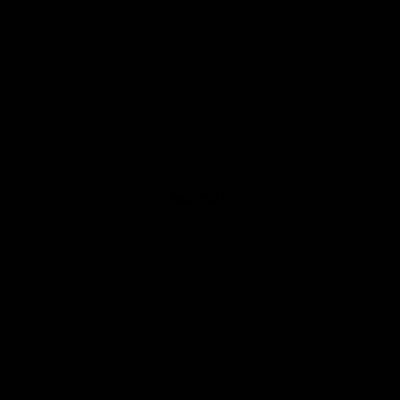
Frame 1 (no input)
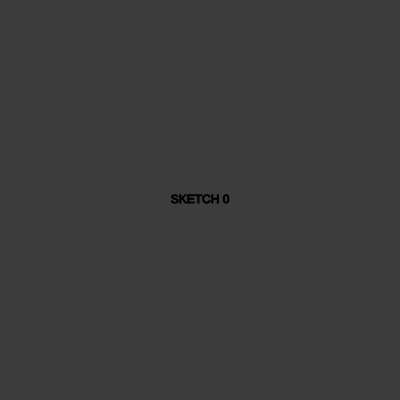
Frame 60 (no input)
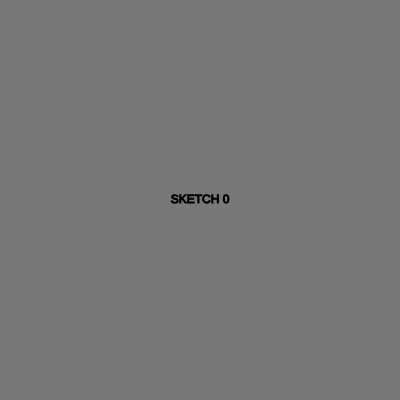
Frame 120 (the mouse pressed at the canvas centre since frame 60)

The p5.js sketch that drew these frames (run headless with seeded random() and noise() and a simulated clock; from frame 60 on, the mouse is pressed at the canvas centre):

// p5.js sketch
// ── sketch.js
let nr = 0;
let myCanvas;
let containerlist;

function setup()
{
    myCanvas = createCanvas(400, 400);
    loadSketch(nr);
    frameRate(60);
    textAlign(CENTER,CENTER);
}

function draw()
{
    switch (nr)
    {
        case 0: draw_0();break;
        case 1: draw_1();break;
        case 2: draw_2();break;
        default: draw_0();break;
    }

}

function draw_0()
{
    let col = frameCount%255;
    let col2 = (col-127)%255;
    background(col);
    stroke(col2);
    text("SKETCH " + nr , width/2,height/2);
}

function draw_1()
{
    colorMode(HSB,255);
    background(frameCount%255,255,255);
    text("SKETCH " + nr , width/2,height/2);
}

function draw_2()
{
    background(255);
    fill(0);
    ellipse(mouseX,mouseY,100,100);
    text("SKETCH " + nr , width/2,height/2);
}



function loadSketch(index)
{
    nr = index;
    containerlist = document.getElementsByClassName("sketch");
    let container = containerlist[index];
    myCanvas.parent(container);
}
// ── article.html
<!DOCTYPE html>
<head>
    <!-- Fonts -->
    <link href="https://fonts.googleapis.com/css?family=Roboto" rel="stylesheet">
    <link href="https://fonts.googleapis.com/icon?family=Material+Icons" rel="stylesheet">
    <!-- Stylesheets -->
    <link rel="stylesheet" href="../../style/styleBody.css">
    <link rel="stylesheet" href="../../style/styleNavigation.css">
    <link rel="stylesheet" href="../../style/styleFooter.css">
    <!-- Title -->
    <title>Projects</title>
    <link rel="stylesheet" href="../../style/article_content.css">
    <script src="../../library/p5.min.js"></script>
    <script src="sketch.js"></script>


</head>

<!--/////////////////////////////////////////////////////////////////////////////////////////////
/////////////////////////////// N A V I G A T I O N    /////////////////////////////////////////
/////////////////////////////////////////////////////////////////////////////////////////////-->
  <div class = navigation>
      <script src="../../scripts/header.js"></script>
  </div>


<!--/////////////////////////////////////////////////////////////////////////////////////////////
//////////////////////////////////  C O N T E N T    ////////////////////////////////////////////
/////////////////////////////////////////////////////////////////////////////////////////////-->
<body>

<div class = spacer></div>
<div class = spacer></div>
<div class = outer_div>
    <div class = inner_div>
        <p class = title><b>Procedural generation with perlin noise</b></p>

        <p class = text>
            Exploring noise in 2 dimensions
            Exploring noise in 2 dimensions
            Exploring noise in 2 dimensions
        </p>
        <img src ="../test/article_preview_1.png" height="400" width="400">
        <p class = text>
            Lorem ipsum dolor sit amet, consectetur adipiscing elit, sed do eiusmod tempor incididunt ut labore et dolore magna aliqua. Ut enim ad minim veniam, quis nostrud exercitation ullamco laboris nisi ut aliquip ex ea commodo consequat. Duis aute irure dolor in reprehenderit in voluptate velit esse cillum dolore eu fugiat nulla pariatur. Excepteur sint occaecat cupidatat non proident, sunt in culpa qui officia deserunt mollit anim id est laborum.
        </p>

        <div class = codeblock>
            <p class = c>function draw()</p>
            <p class = c>{</p>
            <p class = c>&ensp; background(0)</p>
            <p class = c>&ensp; ellipse(mouseX,mouseY,radius,radius);</p>
            <p class = c>}</p>
        </div>

        <div class = sketch-container>
            <div class = sketch></div>
            <div class = controls>
                <button class = load onclick="loadSketch(0)">Load example</button>
                <a class = sourcecode href = "https://github.com/jefmeijvis/jefmeijvis.github.io">Source</a>
            </div>
        </div>

        <p class = text>
            Lorem ipsum dolor sit amet, consectetur adipiscing elit, sed do eiusmod tempor incididunt ut labore et dolore magna aliqua. Ut enim ad minim veniam, quis nostrud exercitation ullamco laboris nisi ut aliquip ex ea commodo consequat. Duis aute irure dolor in reprehenderit in voluptate velit esse cillum dolore eu fugiat nulla pariatur. Excepteur sint occaecat cupidatat non proident, sunt in culpa qui officia deserunt mollit anim id est laborum.
        </p>

        <div class = sketch-container>
            <div class = sketch></div>
            <div class = controls>
                <button class = load onclick="loadSketch(1)">Load example</button>
                <a class = sourcecode href = "https://github.com/jefmeijvis/jefmeijvis.github.io">Source</a>
            </div>
        </div>
        <p class = text>
            Lorem ipsum dolor sit amet, consectetur adipiscing elit, sed do eiusmod tempor incididunt ut labore et dolore magna aliqua. Ut enim ad minim veniam, quis nostrud exercitation ullamco laboris nisi ut aliquip ex ea commodo consequat. Duis aute irure dolor in reprehenderit in voluptate velit esse cillum dolore eu fugiat nulla pariatur. Excepteur sint occaecat cupidatat non proident, sunt in culpa qui officia deserunt mollit anim id est laborum.
        </p>

        <div class = sketch-container>
            <div class = sketch></div>
            <div class = controls>
                <button class = load onclick="loadSketch(2)">Load example</button>
                <a class = sourcecode href = "https://github.com/jefmeijvis/jefmeijvis.github.io">Source</a>
            </div>
        </div>
        <p class = text>
            Lorem ipsum dolor sit amet, consectetur adipiscing elit, sed do eiusmod tempor incididunt ut labore et dolore magna aliqua. Ut enim ad minim veniam, quis nostrud exercitation ullamco laboris nisi ut aliquip ex ea commodo consequat. Duis aute irure dolor in reprehenderit in voluptate velit esse cillum dolore eu fugiat nulla pariatur. Excepteur sint occaecat cupidatat non proident, sunt in culpa qui officia deserunt mollit anim id est laborum.
        </p>

        <img src ="../test/article_preview_1.png" height="400" width="400">


    </div>
    </div>
</div>
<div class = spacer></div>



<!--/////////////////////////////////////////////////////////////////////////////////////////////
///////////////////////////////////  F O O T E R    /////////////////////////////////////////////
/////////////////////////////////////////////////////////////////////////////////////////////-->
<div class = footer>
    <div class = about>
        <h2>About</h2>
        <p>Lorem ipsum dolor sit amet, consectetuer adipiscing elit. Aenean commodo ligula eget dolor. Aenean massa. Lorem ipsum dolor sit amet, consectetuer adipiscing elit. Aenean commodo ligula eget dolor. Aenean massa.</p>
    </div>

    <div class = links>
        <h2>Links</h2>
        <h2><a href="../../index.html" class = footerlink>Home</a></h2>
        <h2><a href="../../projects.html" class = footerlink>Projects</a></h2>
    </div>

    <div class = social>
        <h2>Social Media</h2>
        <a href="https://www.facebook.com"><img class = footerimage src="../../fb.png" title="Facebook" alt="Facebook"></a>
    </div>
</div>

</body>
</html>
